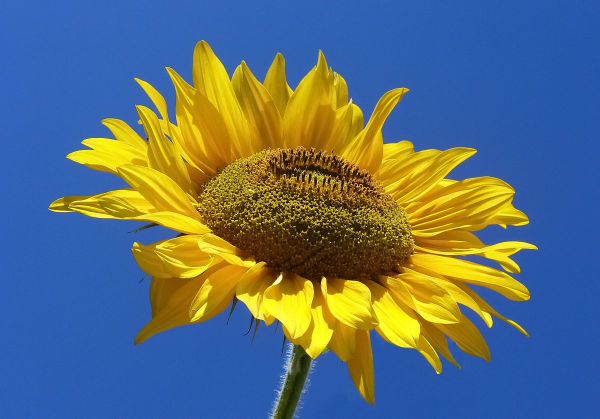
#> input picture ImageHistogram/wallpaper.jpg, 1200 x 837 px, found by its file name (shown at 1/2 size)
$ python imageHistogram.py
#> lines starting #> are read from the running program, lines starting #| are printed output that depends on the picture
import cv2
from matplotlib import pyplot as plt

img = cv2.imread("E:\\Digital_Image_Processing\\image-processing-workshop-master\\ImageHistogram\\wallpaper.jpg", 0)
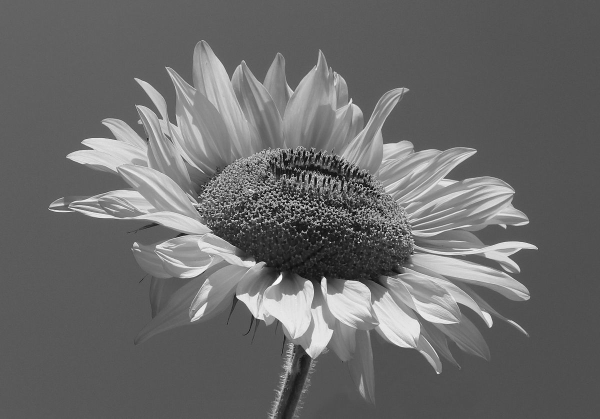
#> img: shape (837, 1200) (shown at 1/2 size); min 0, max 255, mean 105.7


hist1 = cv2.calcHist([img], [0], None, [256], [0,256])
#> hist1 = 256 values, max 41882 at index 88, min 3 at index 254, mean 3923.4
img2 = cv2.equalizeHist(img)
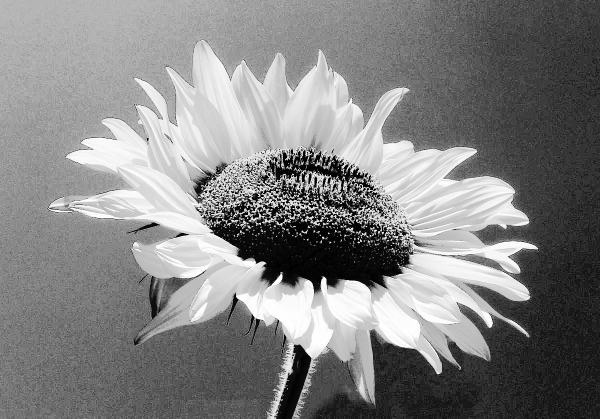
#> img2: shape (837, 1200) (shown at 1/2 size); min 0, max 255, mean 130.2
hist2 = cv2.calcHist([img2], [0], None, [256], [0,256])
#> hist2 = 256 values, max 41882 at index 107, min 0 at index 17, mean 3923.4
plt.subplot(221), plt.imshow(cv2.cvtColor(img, cv2.COLOR_BAYER_BG2BGR));
plt.subplot(222), plt.plot(hist1);
plt.subplot(223), plt.imshow(cv2.cvtColor(img2, cv2.COLOR_BAYER_BG2BGR));
plt.subplot(224), plt.plot(hist1);

plt.plot(hist1)
plt.plot(hist2)
plt.show()
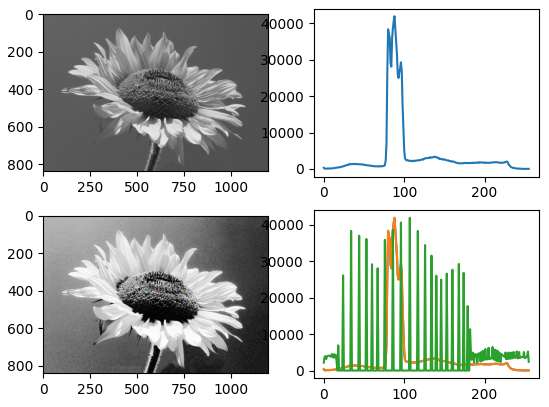
#> figure drawn by matplotlib, 4 panels; B, G, R data is drawn as R, G, B; panel 2: curve peaks at x = 88, y = 41882; panel 4: curve peaks at x = 88, y = 41882; panel 4: curve peaks at x = 88, y = 41882; panel 4: curve peaks at x = 107, y = 41882
